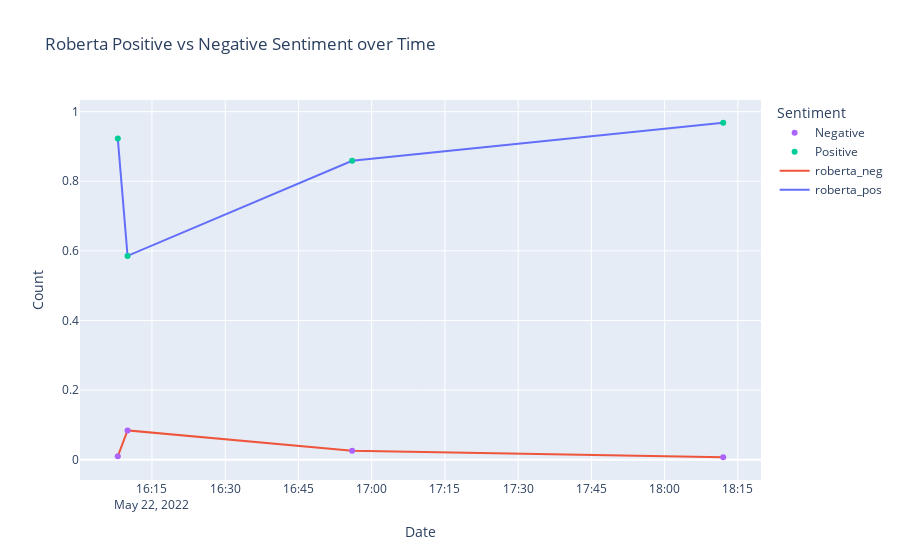

The notebook cell saved with this chart:
### Code cell
torch.backends.cudnn.benchmark = False
MODEL = f"cardiffnlp/twitter-roberta-base-sentiment-latest"
tokenizer = AutoTokenizer.from_pretrained(MODEL)
config = AutoConfig.from_pretrained(MODEL)
model = AutoModelForSequenceClassification.from_pretrained(MODEL)









def update_selected_post_data(selected_post):
    matching_rows = (selected_post['Username'] == 'conormarcusmusic') | (selected_post['Username'] == 'Conor Marcus Music')

    if matching_rows.any():
        # print('The data have replies from the artists')
        text = "The data have replies from the artists"
        width = len(text) + 4
        print('╔' + '═' * width + '╗')
        print('║  ' + text + '  ║')
        print('╚' + '═' * width + '╝')
        
        selected_post_without_reply = selected_post[~matching_rows]
        selected_post_only_with_artist_reply = selected_post[matching_rows]
        selected_post_have_no_reply = None
    else:
        # print('The data have No replies from the artists')
        text = "The data have No replies from the artists"
        width = len(text) + 4
        print('╔' + '═' * width + '╗')
        print('║  ' + text + '  ║')
        print('╚' + '═' * width + '╝')
      
        selected_post_without_reply = None
        selected_post_only_with_artist_reply = None
        selected_post_have_no_reply = selected_post

    return selected_post_without_reply, selected_post_only_with_artist_reply, selected_post_have_no_reply

# Update the other variables based on the changes in the selected_post DataFrame
selected_post_without_reply, selected_post_only_with_artist_reply, selected_post_have_no_reply = update_selected_post_data(selected_post)






print('--------------------------------------------------------------------------------------------------------------------')






# Define the sentiment labels
sentiment_labels = ['roberta_neg', 'roberta_neu', 'roberta_pos']

# Initialize an empty list to store the sentiment dictionaries
sentiment_scores_list = []

# Choose the non-empty variable dynamically
selected_post = None
if selected_post_without_reply is not None and not selected_post_without_reply.empty:
    selected_post = selected_post_without_reply
elif selected_post_have_no_reply is not None and not selected_post_have_no_reply.empty:
    selected_post = selected_post_have_no_reply
if selected_post is not None:
    # Iterate through each text in the selected variable
    for text in tqdm(selected_post['Comment Text'], total=len(selected_post)):
        if isinstance(text, str):  # Check if the value is a string
            try:
                text = preprocess1(text)
                text = preprocess(text)
                encoded_text = tokenizer(text, return_tensors='pt')
                output = model(**encoded_text)
                scores = output[0][0].detach().numpy()  # Applying softmax
                scores = softmax(scores)
                scores_dict = {label: score for label, score in zip(sentiment_labels, scores)}
                sentiment_scores_list.append(scores_dict)
            except RuntimeError:
                print(f'Broke for text: {text}')
        else:
            print(f'Skipped non-string value: {text}')

    # Convert the list of sentiment dictionaries to a DataFrame
    sentiment_df = pd.DataFrame(sentiment_scores_list)

    # Concatenate the selected variable DataFrame with the sentiment scores DataFrame
    data_with_sentiment = pd.concat([selected_post, sentiment_df], axis=1)
    data_with_sentiment.isnull().sum()
    data_with_sentiment = data_with_sentiment.dropna()
    data_with_sentiment.isnull().sum()
    
else:
    print("Both selected variables are empty.")




# Custom function to determine sentiment label
def get_sentiment(row):
    max_score = max(row['roberta_neg'], row['roberta_neu'], row['roberta_pos'])
    if max_score == row['roberta_neg']:
        return 'negative'
    elif max_score == row['roberta_neu']:
        return 'positive'
    else:
        return 'positive'

# Apply the custom function to create the 'sentiment' column
data_with_sentiment['sentiment'] = data_with_sentiment.apply(get_sentiment, axis=1)
selected_columns = ['User Id', 'Username', 'Comment Text', 'Date','sentiment']
sentiment_Rising_selected = data_with_sentiment[selected_columns]

print('--------------------------------------------------------------------------------------------------------------------')


sentiment_counts = sentiment_Rising_selected['sentiment'].value_counts()
sentiment_counts


#Calculate the percentage of each sentiment
total_samples = len(sentiment_Rising_selected)
sentiment_percentages = (sentiment_counts / total_samples) * 100


plt.figure(figsize=(8, 6))
sns.set(style="whitegrid")
sns.barplot(x=sentiment_percentages.index, y=sentiment_percentages.values, palette="pastel")

# Add labels and title
plt.xlabel('Sentiment')
plt.ylabel('Percentage')
plt.title('Sentiment Distribution')

# Display percentages on the bars
for index, value in enumerate(sentiment_percentages):
    plt.text(index, value + 1, f'{value:.2f}%', ha='center')

# Show the plot
plt.show()

print('--------------------------------------------------------------------------------------------------------------------')

# Create a pie chart
plt.figure(figsize=(8, 6))
colors = sns.color_palette('pastel')
plt.pie(sentiment_percentages, labels=sentiment_percentages.index, autopct='%.2f%%', colors=colors, startangle=140)
plt.title('Sentiment Distribution for selected post')

# Equal aspect ratio ensures that pie is drawn as a circle.
plt.axis('equal')

# Show the plot
plt.show()


data_with_sentiment.set_index('Date', inplace=True)
data_with_sentiment.index = pd.to_datetime(data_with_sentiment.index)

print('--------------------------------------------------------------------------------------------------------------------')






time_plot = data_with_sentiment[['roberta_pos', 'roberta_neg']]
import plotly.express as px
import plotly.express as px
import plotly.graph_objects as go

# Create an interactive line plot using Plotly
fig = px.line(time_plot, x=time_plot.index, y=['roberta_pos', 'roberta_neg'], labels={'x': 'Date', 'value': 'Count'},
              title='Roberta Positive vs Negative Sentiment over Time')
fig.update_layout(legend_title_text='Sentiment', legend_traceorder='reversed')

# Add scatter markers on top of the lines
scatter_pos = go.Scatter(x=time_plot.index, y=time_plot['roberta_pos'], mode='markers', name='Positive')
scatter_neg = go.Scatter(x=time_plot.index, y=time_plot['roberta_neg'], mode='markers', name='Negative')

fig.add_trace(scatter_pos)
fig.add_trace(scatter_neg)

# Enable zooming feature
fig.show(config={'scrollZoom': True})



print('--------------------------------------------------------------------------------------------------------------------')




selected_post_only_with_artist_reply




if selected_post_only_with_artist_reply is not None and not selected_post_only_with_artist_reply.empty:
    text = "The selected post have replies from the Artists "
    width = len(text) + 4
    print('╔' + '═' * width + '╗')
    print('║  ' + text + '  ║')
    print('╚' + '═' * width + '╝')
    selected_post_only_with_artist_reply.shape[0]
    print("Total number of replies:", selected_post_only_with_artist_reply.shape[0])
    print("Replies /n ", selected_post_only_with_artist_reply['Comment Text'])


    # Define the sentiment labels
    sentiment_labels = ['roberta_neg', 'roberta_neu', 'roberta_pos']

    # Initialize an empty list to store the sentiment dictionaries
    sentiment_scores_list = []

    # Iterate through each text in the 'Comment Text' column
    for text in tqdm(selected_post_only_with_artist_reply['Comment Text'], total=len(selected_post_only_with_artist_reply)):
        if isinstance(text, str):  # Check if the value is a string
            try:
                text = preprocess1(text)
                text = preprocess(text)
                encoded_text = tokenizer(text, return_tensors='pt')
                output = model(**encoded_text)
                scores = output[0][0].detach().numpy()  # Applying softmax
                scores = softmax(scores)
                scores_dict = {label: score for label, score in zip(sentiment_labels, scores)}
                sentiment_scores_list.append(scores_dict)
            except RuntimeError:
                print(f'Broke for text: {text}')
        else:
            print(f'Skipped non-string value: {text}')

    # Convert the list of sentiment dictionaries to a DataFrame
    sentiment_scores_df_reply_A = pd.DataFrame(sentiment_scores_list)

    # Concatenate the original DataFrame with the sentiment scores DataFrame
    data_with_sentiment_Artist_reply = pd.concat([selected_post_only_with_artist_reply, sentiment_scores_df_reply_A], axis=1)



    # Custom function to determine sentiment label
    def get_sentiment(row):
        max_score = max(row['roberta_neg'], row['roberta_neu'], row['roberta_pos'])
        if max_score == row['roberta_neg']:
            return 'negative'
        elif max_score == row['roberta_neu']:
            return 'positive'
        else:
            return 'positive'

    # Apply the custom function to create the 'sentiment' column
    data_with_sentiment_Artist_reply['sentiment'] = data_with_sentiment_Artist_reply.apply(get_sentiment, axis=1)
    selected_columns = ['User Id', 'Username', 'Comment Text', 'Date','sentiment']
    sentiment_of_Artist_reply = data_with_sentiment_Artist_reply[selected_columns]
    sentiment_of_Artist_reply

    sentiment_counts = sentiment_of_Artist_reply['sentiment'].value_counts()
    sentiment_counts


    #Calculate the percentage of each sentiment
    total_samples = len(sentiment_of_Artist_reply)
    sentiment_percentages = (sentiment_counts / total_samples) * 100


    plt.figure(figsize=(8, 6))
    sns.set(style="whitegrid")
    sns.barplot(x=sentiment_percentages.index, y=sentiment_percentages.values, palette="pastel")

    # Add labels and title
    plt.xlabel('Sentiment')
    plt.ylabel('Percentage')
    plt.title('Sentiment Distribution')

    # Display percentages on the bars
    for index, value in enumerate(sentiment_percentages):
        plt.text(index, value + 1, f'{value:.2f}%', ha='center')

    # Show the plot
    plt.show()

    #----------------------------------------------------------------------------------------------------

    # Create a pie chart
    plt.figure(figsize=(8, 6))
    colors = sns.color_palette('pastel')
    plt.pie(sentiment_percentages, labels=sentiment_percentages.index, autopct='%.2f%%', colors=colors, startangle=140)
    plt.title('Sentiment Distribution')

    # Equal aspect ratio ensures that pie is drawn as a circle.
    plt.axis('equal')

    # Show the plot
    plt.show()





    time_plot1 = data_with_sentiment_Artist_reply[['roberta_pos', 'roberta_neg']]
    import plotly.express as px
    import plotly.express as px
    import plotly.graph_objects as go

    # Create an interactive line plot using Plotly
    fig = px.line(time_plot1, x=time_plot1.index, y=['roberta_pos', 'roberta_neg'], labels={'x': 'Date', 'value': 'Count'},
                title='Roberta Positive vs Negative Sentiment over Time')
    fig.update_layout(legend_title_text='Sentiment', legend_traceorder='reversed')

    # Add scatter markers on top of the lines
    scatter_pos = go.Scatter(x=time_plot1.index, y=time_plot1['roberta_pos'], mode='markers', name='Positive')
    scatter_neg = go.Scatter(x=time_plot1.index, y=time_plot1['roberta_neg'], mode='markers', name='Negative')

    fig.add_trace(scatter_pos)
    fig.add_trace(scatter_neg)

    # Enable zooming feature
    fig.show(config={'scrollZoom': True})







else:
    text = "The selected post has no replies from the Artists, Therefore, no further analysis of  Artist's reply  "
    width = len(text) + 4
    print('╔' + '═' * width + '╗')
    print('║  ' + text + '  ║')
    print('╚' + '═' * width + '╝')

### Figure 1 — Plotly figure (JSON) as saved in the notebook; plotly's stock layout.template omitted (floating-point values rounded to 4 significant figures)
{"data": [{"hovertemplate": "variable=roberta_pos<br>Date=%{x}<br>Count=%{y}<extra></extra>", "legendgroup": "roberta_pos", "line": {"color": "#636efa", "dash": "solid"}, "marker": {"symbol": "circle"}, "mode": "lines", "name": "roberta_pos", "orientation": "v", "showlegend": true, "type": "scatter", "x": ["2022-05-22T18:12:00", "2022-05-22T16:56:00", "2022-05-22T16:10:00", "2022-05-22T16:08:00"], "xaxis": "x", "y": [0.9682, 0.8588, 0.5856, 0.9227], "yaxis": "y"}, {"hovertemplate": "variable=roberta_neg<br>Date=%{x}<br>Count=%{y}<extra></extra>", "legendgroup": "roberta_neg", "line": {"color": "#EF553B", "dash": "solid"}, "marker": {"symbol": "circle"}, "mode": "lines", "name": "roberta_neg", "orientation": "v", "showlegend": true, "type": "scatter", "x": ["2022-05-22T18:12:00", "2022-05-22T16:56:00", "2022-05-22T16:10:00", "2022-05-22T16:08:00"], "xaxis": "x", "y": [0.006972, 0.02556, 0.08415, 0.009658], "yaxis": "y"}, {"mode": "markers", "name": "Positive", "type": "scatter", "x": ["2022-05-22T18:12:00", "2022-05-22T16:56:00", "2022-05-22T16:10:00", "2022-05-22T16:08:00"], "y": [0.9682, 0.8588, 0.5856, 0.9227]}, {"mode": "markers", "name": "Negative", "type": "scatter", "x": ["2022-05-22T18:12:00", "2022-05-22T16:56:00", "2022-05-22T16:10:00", "2022-05-22T16:08:00"], "y": [0.006972, 0.02556, 0.08415, 0.009658]}], "layout": {"legend": {"title": {"text": "Sentiment"}, "tracegroupgap": 0, "traceorder": "reversed"}, "title": {"text": "Roberta Positive vs Negative Sentiment over Time"}, "xaxis": {"anchor": "y", "domain": [0, 1], "title": {"text": "Date"}}, "yaxis": {"anchor": "x", "domain": [0, 1], "title": {"text": "Count"}}}}
